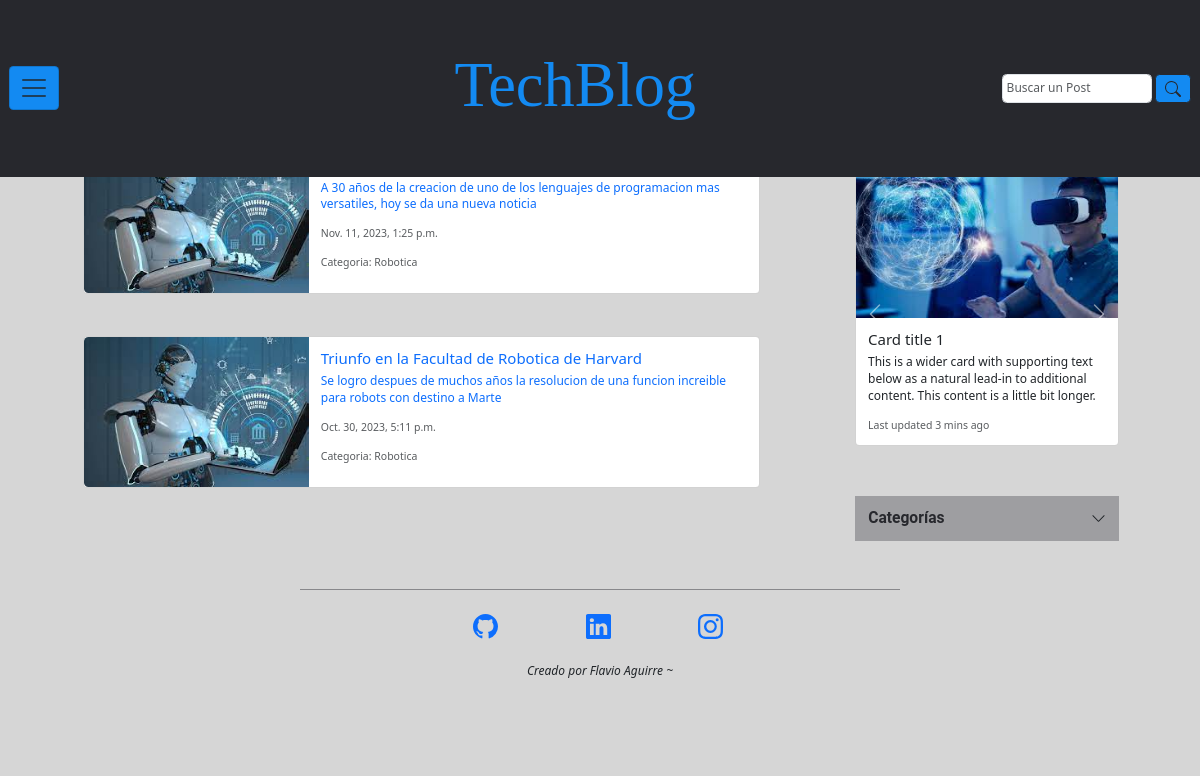
The page /inicio_blog/ on the database its author committed.
### inicio_blog/models.py (models this page shows, shortened)
class Posteos(models.Model):
    titulo_posteo = models.CharField(max_length=100)
    descripcion_posteo = models.CharField(max_length=150)
    redaccion_posteo = RichTextField()
    autor_posteo = models.ForeignKey(User, on_delete=models.CASCADE)
    fecha_posteo = models.DateTimeField(auto_now_add=True)
    CATEGORIAS = [
        ('Programacion', 'Programación'),
        ('Robotica', 'Robótica'),
        ('Inteligencia Artificial', 'Inteligencia Artificial'),
    ]
    categoria_posteo = models.CharField(
        max_length=25,
        choices=CATEGORIAS,
        default='Programacion',
    )

### inicio_blog/views.py (the view)
# urls.py: path('inicio_blog/', views.inicio_blog, name='inicio_blog'),
def inicio_blog(request):
    busqueda_especifica = request.GET.get('titulo_posteo')
    if busqueda_especifica:
        lista_posteos = Posteos.objects.filter(
            titulo_posteo__icontains=busqueda_especifica)
    else:
        lista_posteos = Posteos.objects.all().order_by('-fecha_posteo')
    return render(request, 'inicio_blog/index.html', {'lista_posteos': lista_posteos})

### inicio_blog/templates/inicio_blog/index.html (shortened to what this page needs)
{% extends "base.html" %}
{% load static %}
{% block main %}
    <main class="contanier contenedor-main d-f">
        <section class="row contenedor-section p-20 col-md-9">
            {% if lista_posteos %}
                {% for posteo in lista_posteos %}
                    <article class="conteiner-article">
                        <div class="card mb-3" style="max-width: 90%;">
                            <a href="{{ posteo.id }}">
                                <div class="row g-0">
                                    <div class="col-md-4">
                                        <img src={% static "assets/img/inicio_blog/img-tecno1.jfif" %} class="img-fluid rounded-start" alt="...">
                                    </div>
                                    <div class="col-md-8">
                                        <div class="card-body">
                                            <h5 class="card-title">{{ posteo.titulo_posteo }}</h5>
                                            <p class="card-text">{{ posteo.descripcion_posteo | safe }}</p>
                                            <p class="card-text"><small class="text-body-secondary">{{ posteo.fecha_posteo }}</small></p>
                                            <p class="card-text"><small class="text-body-secondary">Categoria: {{ posteo.categoria_posteo }}</small></p>
                                        </div>
                                    </div>
                                </div>
                            </a>
                        </div>
                    </article>
                {% endfor %}
                {% else %}
                <h3>No se encontraron resultados para dicha búsqueda.</h3>
            {% endif %}
        </section>
        <aside class="container container-aside">
          <h2 class="container-aside_h2">Los 3 de la semana:</h2>
          <div class="carousel-aside-container">
            <a href="#" target="_blank">
              <div id="carouselExampleAutoplaying" class="carousel slide" data-bs-ride="carousel">
                <div class="carousel-inner">
                  <div class="carousel-item active">
                    <div class="card mb-3">
                      <img src={% static "assets/img/inicio_blog/img-tecno3.jfif" %} class="card-img-top" alt="...">
                      <div class="card-body">
                        <h5 class="card-title">Card title 1</h5>
                        <p class="card-text">This is a wider card with supporting text below as a natural lead-in to additional content. This content is a little bit longer.</p>
                        <p class="card-text"><small class="text-body-secondary">Last updated 3 mins ago</small></p>
                      </div>
                    </div>
                  </div>
                </div>
                <button class="carousel-control-prev" type="button" data-bs-target="#carouselExampleAutoplaying" data-bs-slide="prev">
                  <span class="carousel-control-prev-icon" aria-hidden="true"></span>
                </button>
                <button class="carousel-control-next" type="button" data-bs-target="#carouselExampleAutoplaying" data-bs-slide="next">
                  <span class="carousel-control-next-icon" aria-hidden="true"></span>
                </button>
            </a>
          </div>
          <div class="accordion-aside-container">
            <div class="accordion accordion-flush bg-dark bg-button-aside-h2" id="accordionFlushExample">
                <div class="accordion-item">
                  <h2 class="accordion-header bg-button-aside-h2">
                    <button class="accordion-button collapsed bg-button-aside" type="button" data-bs-toggle="collapse" data-bs-target="#flush-collapseOne" aria-expanded="false" aria-controls="flush-collapseOne">
                      Categorías
                    </button>
                  </h2>
                </div>
          </div>
          </div>
        </aside>
    </main>
{% endblock main %}

### inicio_blog/static/css/styles.css (style rules this page uses)
:root { --primary: #138af2; --secondary: #27282D; --alternative: #27282d72; --bg-color-grey: #cccc; --spacing-xxlarge: 12.5em; --spacing-xlarge: 10em; --spacing-large: 7em; --spacing-medium: 2.4em; --spacing-small: 2em; --spacing-xsmall: 1.2em; --spacing-xxsmall: .3em; --font-principal: Roboto; --font-title: 'Playfair Display', serif; --text-xlarge: 5.2rem; --text-large: 3.2rem; --text-medium: 2.5rem; --text-base: 2rem; --text-small: 1.7rem; --text-xsmall: 1.3rem; }
*::after, *::before, * { margin: 0; padding: 0; box-sizing: border-box; vertical-align: baseline; }
html { scroll-behavior: smooth; font-size: 75%; }
body { min-height: 100vh; background: #cccc; font-size: 100%; line-height: 1.4em; }
a { text-decoration: none; font-style: inherit; }
img, picture, video, iframe { max-width: 100%; width: 100%; display: block; }
form, input, textarea, select, button, label { font-family: inherit; font-size: inherit; hyphens: auto; background-color: transparent; display: block; color: inherit; }
.contenedor-main { margin-top: var(--spacing-large); padding: 4% 6%; display: flex; }
.contenedor-section { padding: 1%; }
.card-img, .card-img-top { height: 20%; }
.container-aside { margin-top: 0; display: flex; flex-direction: column; gap: var(--spacing-xxsmall); }
.container-aside_h2 { font-family: var(--font-title); color: var(--secondary); font-size: var(--text-base); }
.bg-button-aside { background: var(--alternative); color: var(--secondary); margin-top: var(--spacing-medium); font-size: var(--text-xsmall); font-weight: 600; font-family: var(--font-principal); padding: 5%; }
.accordion-button::after { color: var(--primary); }

### rows shown on the page
Posteos: descripcion_posteo "A 30 años de la creacion de uno de los lenguajes de programacion mas versatiles, hoy se da una nueva noticia", fecha_posteo "Nov. 11, 2023, 1:25 p.m.", categoria_posteo "Robotica"
Posteos: titulo_posteo "Triunfo en la Facultad de Robotica de Harvard", descripcion_posteo "Se logro despues de muchos años la resolucion de una funcion increible para robots con destino a Marte", fecha_posteo "Oct. 30, 2023, 5:11 p.m.", categoria_posteo "Robotica"
